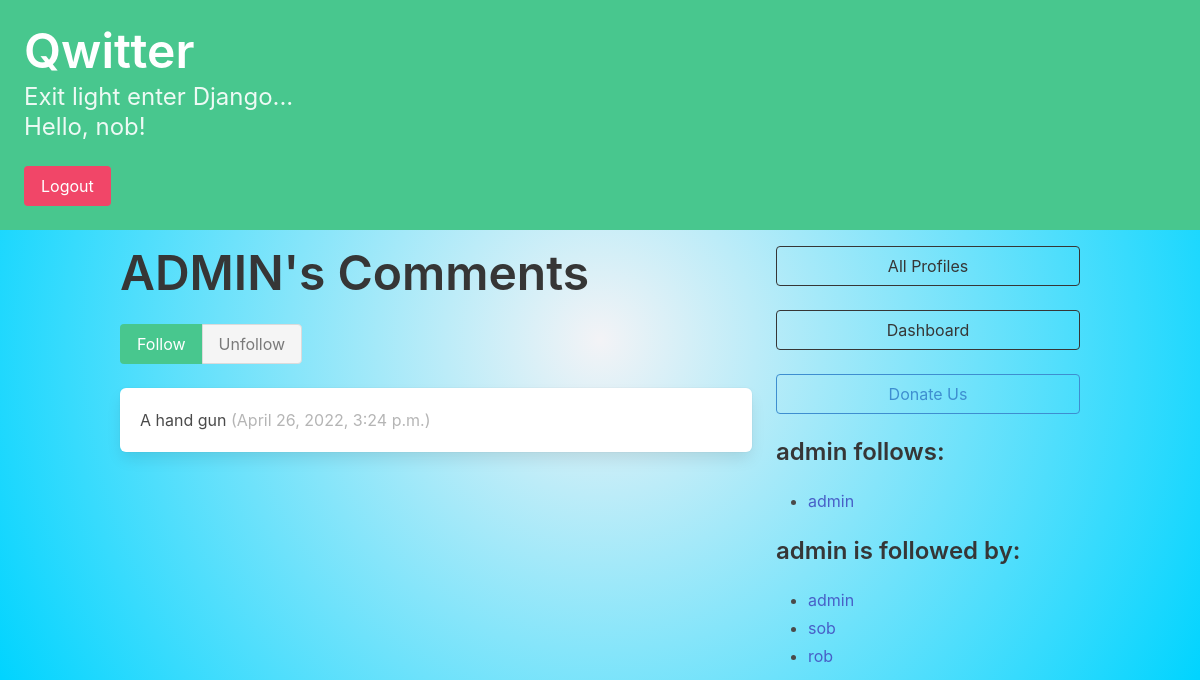
The page /profile/4 (signed in) on the database its author committed.
### main_app/models.py (models this page shows, shortened)
class Profile(models.Model):
    user = models.OneToOneField(User, on_delete=models.CASCADE)
    follows = models.ManyToManyField("self", related_name="followed_by",
    symmetrical=False, blank=True)
    def __str__(self):
        return self.user.username

class Comments(models.Model):
    user = models.ForeignKey(User, related_name="comments", on_delete=models.DO_NOTHING,blank=True)
    body = models.CharField(max_length=140)
    created_at = models.DateTimeField(auto_now_add=True)

### main_app/views.py (the view, shortened to what this page needs)
# urls.py: path("profile/<int:pk>", profile, name="profile"),
@login_required(login_url='http://127.0.0.1:8000/')
def profile(request, pk):
    if not hasattr(request.user, 'profile'):
        missing_profile = Profile(user=request.user)
        missing_profile.save()
    profile = Profile.objects.get(pk=pk)
    return render(request, "profile.html", {"profile": profile})

### templates/profile.html (shortened to what this page needs)
{% extends 'base.html' %}
{% block content %}
<div class="column">
    <div class="block">
    <h1 class="title is-1">
        {{profile.user.username|upper}}'s Comments
    </h1>
    <form method="post">
        <div class="buttons has-addons">
        {% if profile in user.profile.follows.all %}
            <button class="button is-success is-static">
                Follow
            </button>
            <button class="button is-danger"
                    name="follow"
                    value="unfollow">
                Unfollow
            </button>
        {% else %}
            <button class="button is-success"
                    name="follow"
                    value="follow">
                Follow
            </button>
            <button class="button is-danger is-static">
                Unfollow
            </button>
        {% endif %}
        </div>
    </form>
    </div>
    <div class="content">
        {% for comment in profile.user.comments.all %}
            <div class="box">
                {{ comment.body }}
                <span class="is-small has-text-grey-light">
                    ({{ comment.created_at }})
                </span>
            </div>
        {% endfor %}
    </div>
</div>
<div class="column is-one-third">
    <div class="block">
        <a href="{% url 'main_app:profile_list' %}">
            <button class="button is-dark is-outlined is-fullwidth">
                All Profiles
            </button>
        </a>
    </div>
        <div class="block">
        <a href="{% url 'main_app:dashboard' %} ">
            <button class="button is-dark is-outlined is-fullwidth">
                Dashboard
            </button>
        </a>
      </div>
      <div class="block">
        <a href="{% url 'main_app:donate' %} ">
            <button class="button is-info is-outlined is-fullwidth">
                Donate Us
            </button>
        </a>
    </div>
    <div class="block">
        <h3 class="title is-4">
            {{profile.user.username}} follows:
        </h3>
        <div class="content">
            <ul>
            {% for following in profile.follows.all %}
                <li>
                    <a href="{% url 'main_app:profile' following.id %} ">
                        {{ following }}
                    </a>
                </li>
            {% endfor %}
            </ul>
        </div>
    </div>
    <div class="block">
        <h3 class="title is-4">
            {{profile.user.username}} is followed by:
        </h3>
        <div class="content">
            <ul>
            {% for follower in profile.followed_by.all %}
                <li>
                    <a href="{% url 'main_app:profile' follower.id %} ">
                        {{ follower }}
                    </a>
                </li>
            {% endfor %}
            </ul>
        </div>
    </div>
</div>
{% endblock content %}

### templates/base.html (shortened to what this page needs)
<!DOCTYPE html>
<html lang="en">
<head>
    <link rel="stylesheet" href="https://cdn.jsdelivr.net/npm/bulma@0.9.3/css/bulma.min.css">
</head>
<body>
    <section class="hero is-small is-success mb-4">
        <div class="hero-body">
            <h1 class="title is-1">Qwitter</h1>
            <p class="subtitle is-4">
                Exit light enter Django... <br>
                Hello, {{ user.username|default:'Guest' }}!
            </p>
        <form action="{% url 'main_app:user_logout' %}" method="Post">
        <button class="button is-danger" type="submit"
                name="logout"
                value="logout">
            Logout
        </button>
        </form>
        </div>
    </section>
    <div class="container">
        <div class="columns">
            {% block content %}
            {% endblock content %}
        </div>
    </div>
</body>
</html>

### templates/base.html (style rules this page uses)
body { background: rgb(250, 250, 250); background: radial-gradient(circle, rgb(236, 236, 238) 0%, rgb(243, 243, 246) 0%, rgba(0,212,255,1) 100%); }

### templates/profile.html (style rules this page uses)
body { background: rgb(250, 250, 250); background: radial-gradient(circle, rgb(236, 236, 238) 0%, rgb(243, 243, 246) 0%, rgba(0,212,255,1) 100%); }

### rows shown on the page
Profile: user.username "ADMIN", user.username "admin"
Comments: body "A hand gun", created_at "April 26, 2022, 3:24 p.m."
Profile: user.username "sob"
Profile: user.username "rob"

### other values the page prints
{{ user.username|default:'Guest' }} "nob"
